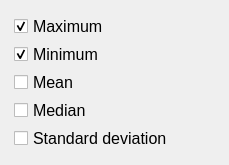
                            <widget class="QWidget" name="scrollAreaWidgetContents">
                             <property name="geometry">
                              <rect>
                               <x>0</x>
                               <y>-7</y>
                               <width>229</width>
                               <height>141</height>
                              </rect>
                             </property>
                             <layout class="QVBoxLayout" name="verticalLayout_4">
                              <item>
                               <widget class="QWidget" name="widget" native="true">
                                <layout class="QVBoxLayout" name="verticalLayout">
                                 <property name="spacing">
                                  <number>3</number>
                                 </property>
                                 <property name="leftMargin">
                                  <number>3</number>
                                 </property>
                                 <property name="topMargin">
                                  <number>3</number>
                                 </property>
                                 <property name="rightMargin">
                                  <number>3</number>
                                 </property>
                                 <property name="bottomMargin">
                                  <number>3</number>
                                 </property>
                                 <item>
                                  <widget class="QCheckBox" name="checkBox_5">
                                   <property name="font">
                                    <font>
                                     <family>Arial</family>
                                     <pointsize>12</pointsize>
                                    </font>
                                   </property>
                                   <property name="text">
                                    <string>Maximum</string>
                                   </property>
                                   <property name="checked">
                                    <bool>true</bool>
                                   </property>
                                  </widget>
                                 </item>
                                 <item>
                                  <widget class="QCheckBox" name="checkBox_7">
                                   <property name="font">
                                    <font>
                                     <family>Arial</family>
                                     <pointsize>12</pointsize>
                                    </font>
                                   </property>
                                   <property name="text">
                                    <string>Minimum</string>
                                   </property>
                                   <property name="checked">
                                    <bool>true</bool>
                                   </property>
                                  </widget>
                                 </item>
                                 <item>
                                  <widget class="QCheckBox" name="checkBox_10">
                                   <property name="font">
                                    <font>
                                     <family>Arial</family>
                                     <pointsize>12</pointsize>
                                    </font>
                                   </property>
                                   <property name="text">
                                    <string>Mean</string>
                                   </property>
                                  </widget>
                                 </item>
                                 <item>
                                  <widget class="QCheckBox" name="checkBox_11">
                                   <property name="font">
                                    <font>
                                     <family>Arial</family>
                                     <pointsize>12</pointsize>
                                    </font>
                                   </property>
                                   <property name="text">
                                    <string>Median</string>
                                   </property>
                                  </widget>
                                 </item>
                                 <item>
                                  <widget class="QCheckBox" name="checkBox_9">
                                   <property name="font">
                                    <font>
                                     <family>Arial</family>
                                     <pointsize>12</pointsize>
                                    </font>
                                   </property>
                                   <property name="text">
                                    <string>Standard deviation</string>
                                   </property>
                                  </widget>
                                 </item>
                                </layout>
                               </widget>
                              </item>
                             </layout>
                            </widget>
